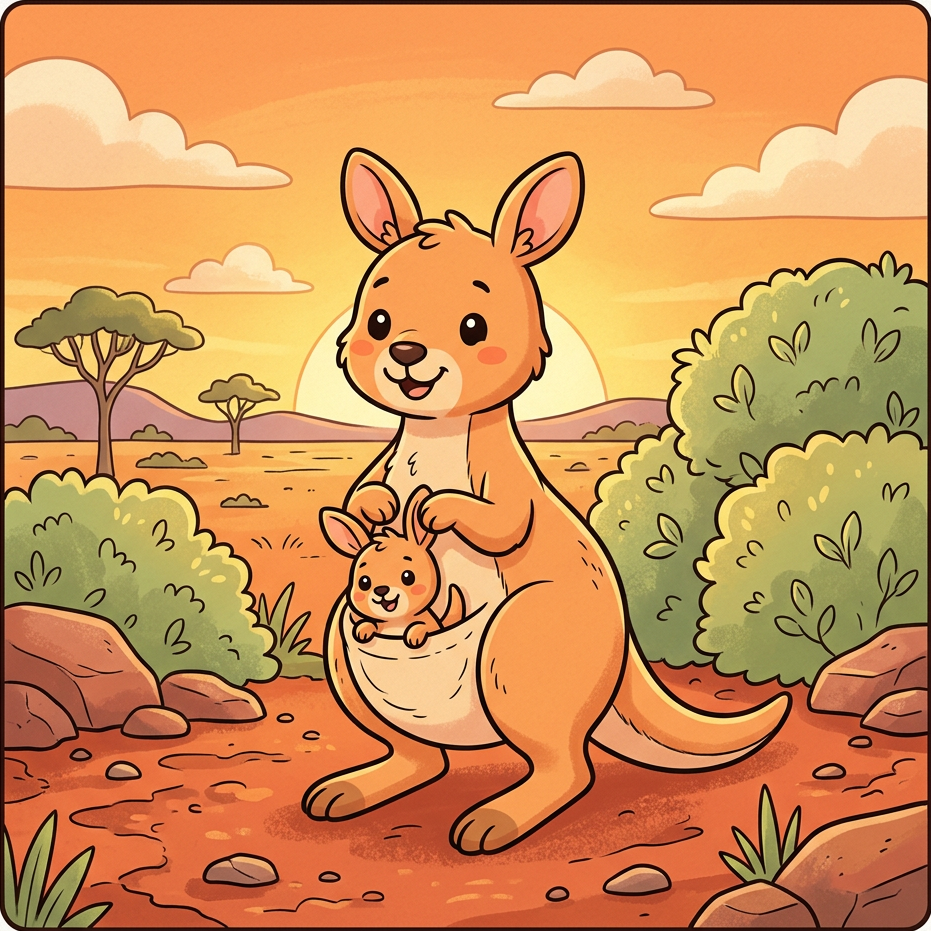
#> input picture book1/kangaroo_frame_cropped.png, 931 x 931 px
$ python -i create_kdp_package.py   (imports and definitions only)
#> lines starting #> are read from the running program, lines starting #| are printed output that depends on the picture
# -*- coding: utf-8 -*-
# Complete KDP Production Packager for Aussie Animals (Book 1)
# Generates:
#   1. AUSSIE_ANIMALS_INTERIOR_108P.pdf (108 pages @ 300 DPI, 8.5x11 in, B&W)
#   2. AUSSIE_ANIMALS_COVER_WRAP.pdf (17.493 x 11.25 in @ 300 DPI, full-wrap paperback)
#   3. High-res preview PNGs for visual inspection

import os, sys, re, json
from PIL import Image, ImageDraw, ImageFont, ImageOps, TiffImagePlugin

ROOT = os.path.dirname(os.path.abspath(__file__))
FONTS_DIR = os.path.join(ROOT, "fonts")
RAW2_DIR = os.path.join(ROOT, "raw2")
CAPTIONS_FILE = os.path.join(ROOT, "captions.json")
OUTPUT_DIR = os.path.join(ROOT, "kdp_package")
# [1 line not run here, left out]

# Fonts
FONT_SNIGLET = os.path.join(FONTS_DIR, "Sniglet-ExtraBold.ttf")
FONT_BALOO = os.path.join(FONTS_DIR, "Baloo2.ttf")
FONT_PACIFICO = os.path.join(FONTS_DIR, "Pacifico-Regular.ttf")

# Canvas specs (8.5 x 11 in @ 300 DPI)
W, H = 2550, 3300

# Printed widths (px @ 300 DPI) of the AI art, and the source art they come from
ART_BOX = 2150       # interior art fits a 2150 x 2150 box (~7.2 in)
HERO_W = 2150        # front cover hero width
COVER_HERO = os.path.join(ROOT, "kangaroo_frame_cropped.png")

# Enlarging small AI art cannot add detail: it prints soft, and sharpening it only
# adds halos. Refuse to build when art would print below this effective DPI.
MIN_DPI = 270

# [2 lines not run here, left out]

# Helper: Draw stars / sparkles
# [8 lines left out: function draw_star, not called in this run]

# ==============================================================================
# INTERIOR PAGES BUILDER
# ==============================================================================

def make_blank_page():
    return Image.new("L", (W, H), 255)

# [216 lines left out: functions make_title_page, make_copyright_page, make_belongs_to_page, make_tips_page, not called in this run]

def make_art_page(i):
    key = "page_%02d" % i
    raw2_path = os.path.join(RAW2_DIR, "%s.png" % key)
    caption_text = CAPTIONS.get(key, "")
    page_num = str(i * 2 + 3) # Starts at page 5

    img = Image.open(raw2_path).convert("L")
    img = ImageOps.autocontrast(img, cutoff=1)

    # Fit into ART_BOX x ART_BOX (generous 0.66" margins - eliminates ALL KDP margin errors)
    scale = min(ART_BOX / img.width, ART_BOX / img.height)
    img = img.resize((int(img.width * scale), int(img.height * scale)), Image.LANCZOS)
    img = img.point(lambda p: 0 if p < 110 else 255)

    # Canvas
    page = Image.new("L", (W, H), 255)
    x_p = (W - img.width) // 2
    y_p = 200 # Fixed y position: generous top margin and safe distance from caption
    page.paste(img, (x_p, y_p))

    d = ImageDraw.Draw(page)

    # Auto-fit caption (safe within 2150 width)
    size = 110
    f_cap = ImageFont.truetype(FONT_BALOO, size)
    while size > 50 and d.textbbox((0, 0), caption_text, font=f_cap)[2] > 2150:
        size -= 5
        f_cap = ImageFont.truetype(FONT_BALOO, size)
    bb = d.textbbox((0, 0), caption_text, font=f_cap)
    d.text(((W - (bb[2]-bb[0])) // 2 - bb[0], 2860), caption_text, fill=0, font=f_cap)

    # Page number at bottom right (well inside margins)
    f_num = ImageFont.truetype(FONT_BALOO, 60)
    nb = d.textbbox((0, 0), page_num, font=f_num)
    d.text((W - 200 - (nb[2]-nb[0]), 3010), page_num, fill=120, font=f_num)

    return page

# [418 lines left out: functions make_checklist_page, make_certificate_page, make_thank_you_page, make_full_cover_wrap, preflight, to_print_bw and 1 more, not called in this run]

# [2 lines not run here, left out]

>>> import cv2
>>> picture = cv2.imread('kangaroo_frame_cropped.png', cv2.IMREAD_GRAYSCALE)
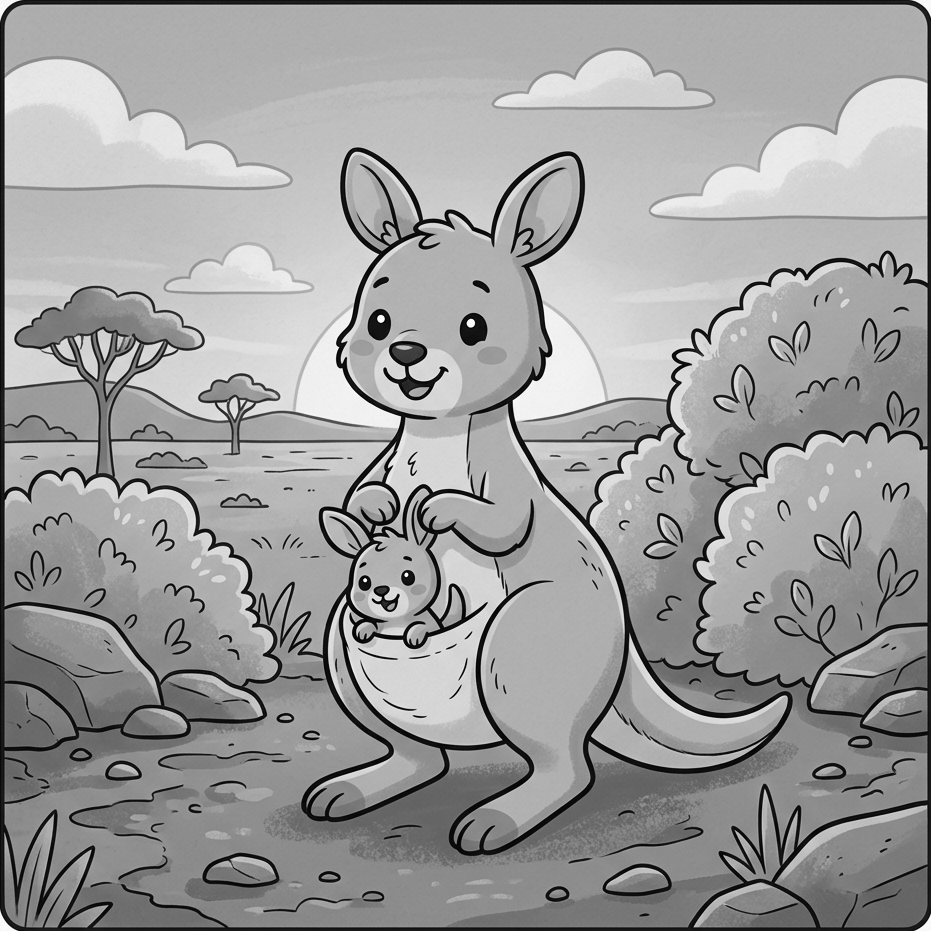
#> picture: shape (931, 931); min 1, max 255, mean 156.8
#> (the run stopped early here; a loop or call above may not have finished)
